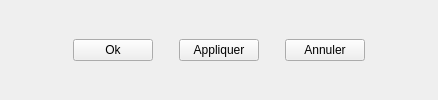
                <widget class="QFrame" name="frame">
                    <property name="sizePolicy">
                        <sizepolicy hsizetype="Preferred" vsizetype="Fixed">
                            <horstretch>0</horstretch>
                            <verstretch>0</verstretch>
                        </sizepolicy>
                    </property>
                    <property name="frameShape">
                        <enum>QFrame::NoFrame</enum>
                    </property>
                    <property name="frameShadow">
                        <enum>QFrame::Raised</enum>
                    </property>
                    <layout class="QHBoxLayout" name="horizontalLayout">
                        <item>
                            <spacer name="horizontalSpacer">
                                <property name="orientation">
                                    <enum>Qt::Horizontal</enum>
                                </property>
                                <property name="sizeHint" stdset="0">
                                    <size>
                                        <width>62</width>
                                        <height>20</height>
                                    </size>
                                </property>
                            </spacer>
                        </item>
                        <item>
                            <widget class="QPushButton" name="ButtonOk">
                                <property name="toolTip">
                                    <string>Sauvegarde Et ferme La fenêtre</string>
                                </property>
                                <property name="text">
                                    <string>Ok</string>
                                </property>
                            </widget>
                        </item>
                        <item>
                            <spacer name="horizontalSpacer_2">
                                <property name="orientation">
                                    <enum>Qt::Horizontal</enum>
                                </property>
                                <property name="sizeType">
                                    <enum>QSizePolicy::Preferred</enum>
                                </property>
                                <property name="sizeHint" stdset="0">
                                    <size>
                                        <width>20</width>
                                        <height>20</height>
                                    </size>
                                </property>
                            </spacer>
                        </item>
                        <item>
                            <widget class="QPushButton" name="ButtonApply">
                                <property name="toolTip">
                                    <string>Sauvegarde sans fermer la fenêtre</string>
                                </property>
                                <property name="text">
                                    <string>Appliquer</string>
                                </property>
                            </widget>
                        </item>
                        <item>
                            <spacer name="horizontalSpacer_3">
                                <property name="orientation">
                                    <enum>Qt::Horizontal</enum>
                                </property>
                                <property name="sizeType">
                                    <enum>QSizePolicy::Preferred</enum>
                                </property>
                                <property name="sizeHint" stdset="0">
                                    <size>
                                        <width>20</width>
                                        <height>20</height>
                                    </size>
                                </property>
                            </spacer>
                        </item>
                        <item>
                            <widget class="QPushButton" name="ButtonCancel">
                                <property name="toolTip">
                                    <string>Ferme la fenêtre sans sauvegarder</string>
                                </property>
                                <property name="text">
                                    <string>Annuler</string>
                                </property>
                            </widget>
                        </item>
                        <item>
                            <spacer name="horizontalSpacer_4">
                                <property name="orientation">
                                    <enum>Qt::Horizontal</enum>
                                </property>
                                <property name="sizeHint" stdset="0">
                                    <size>
                                        <width>62</width>
                                        <height>20</height>
                                    </size>
                                </property>
                            </spacer>
                        </item>
                    </layout>
                </widget>
